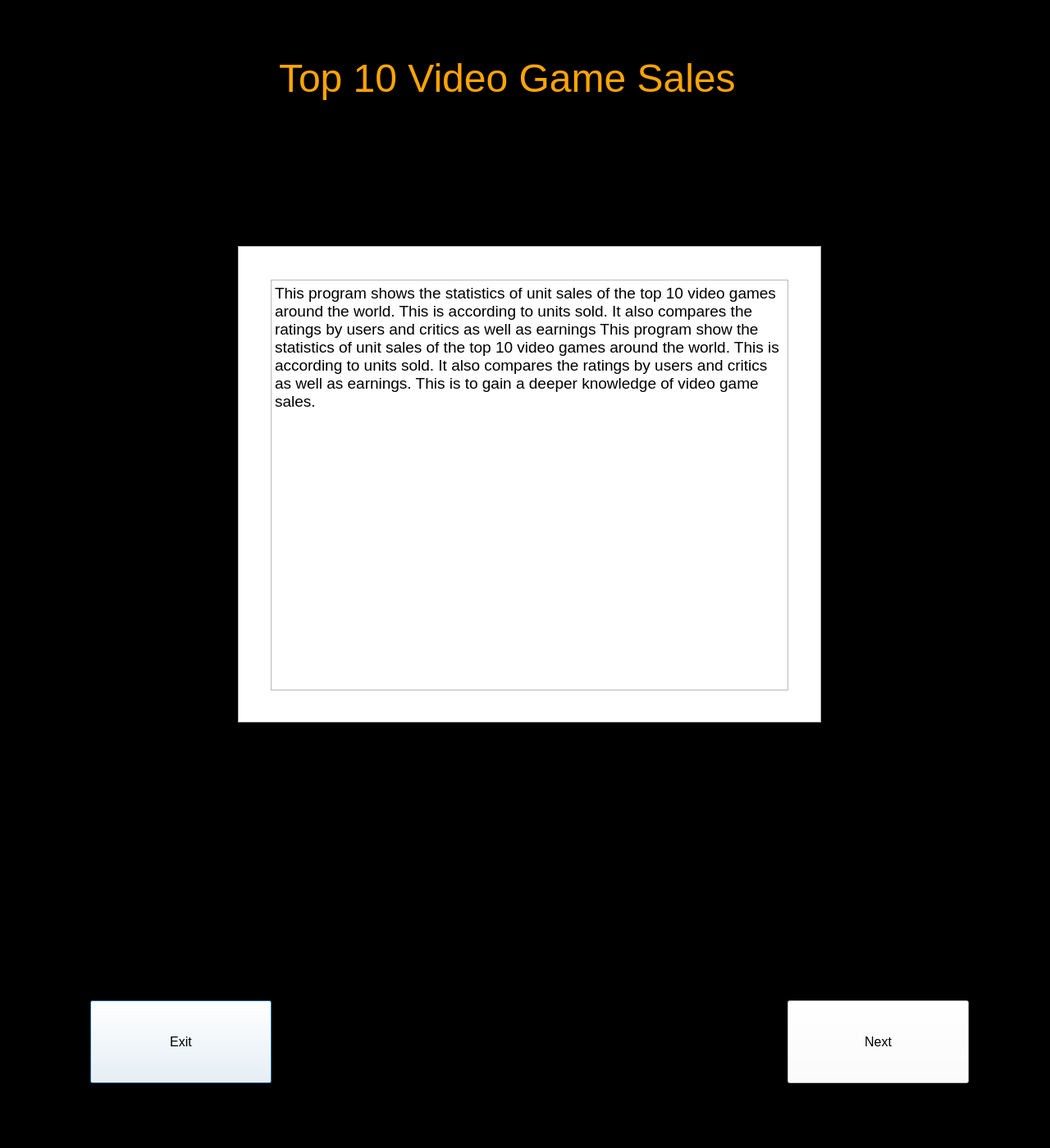
<?xml version="1.0" encoding="UTF-8"?>
<ui version="4.0">
 <class>Dialog</class>
 <widget class="QDialog" name="Dialog">
  <property name="geometry">
   <rect>
    <x>0</x>
    <y>0</y>
    <width>1280</width>
    <height>1400</height>
   </rect>
  </property>
  <property name="windowTitle">
   <string>Dialog</string>
  </property>
  <property name="styleSheet">
   <string notr="true">QDialog {background: black}</string>
  </property>
  <widget class="QLabel" name="Title">
   <property name="geometry">
    <rect>
     <x>340</x>
     <y>20</y>
     <width>621</width>
     <height>151</height>
    </rect>
   </property>
   <property name="font">
    <font>
     <family>MS Sans Serif</family>
     <pointsize>36</pointsize>
    </font>
   </property>
   <property name="styleSheet">
    <string notr="true">QLabel{color:orange}</string>
   </property>
   <property name="text">
    <string>Top 10 Video Game Sales </string>
   </property>
  </widget>
  <widget class="QPushButton" name="close">
   <property name="geometry">
    <rect>
     <x>110</x>
     <y>1220</y>
     <width>221</width>
     <height>101</height>
    </rect>
   </property>
   <property name="font">
    <font>
     <pointsize>12</pointsize>
    </font>
   </property>
   <property name="styleSheet">
    <string notr="true">QPushButton {background: white}
QPushButton {color: black}
QPushButton:hover{background:orange}</string>
   </property>
   <property name="text">
    <string>Exit</string>
   </property>
  </widget>
  <widget class="QPushButton" name="next">
   <property name="geometry">
    <rect>
     <x>960</x>
     <y>1220</y>
     <width>221</width>
     <height>101</height>
    </rect>
   </property>
   <property name="font">
    <font>
     <pointsize>12</pointsize>
    </font>
   </property>
   <property name="styleSheet">
    <string notr="true">QPushButton {background: white}
QPushButton {color: black}
QPushButton:hover{background:orange}</string>
   </property>
   <property name="text">
    <string>Next</string>
   </property>
  </widget>
  <widget class="QTextBrowser" name="textBrowser">
   <property name="geometry">
    <rect>
     <x>330</x>
     <y>341</y>
     <width>631</width>
     <height>501</height>
    </rect>
   </property>
   <property name="styleSheet">
    <string notr="true"/>
   </property>
   <property name="html">
    <string>&lt;!DOCTYPE HTML PUBLIC &quot;-//W3C//DTD HTML 4.0//EN&quot; &quot;http://www.w3.org/TR/REC-html40/strict.dtd&quot;&gt;
&lt;html&gt;&lt;head&gt;&lt;meta name=&quot;qrichtext&quot; content=&quot;1&quot; /&gt;&lt;style type=&quot;text/css&quot;&gt;
p, li { white-space: pre-wrap; }
&lt;/style&gt;&lt;/head&gt;&lt;body style=&quot; font-family:'MS Shell Dlg 2'; font-size:8pt; font-weight:400; font-style:normal;&quot;&gt;
&lt;p style=&quot; margin-top:12px; margin-bottom:12px; margin-left:0px; margin-right:0px; -qt-block-indent:0; text-indent:0px;&quot;&gt;&lt;span style=&quot; font-family:'MS Shell Dlg 2,sans-serif'; font-size:14pt;&quot;&gt;This program shows the statistics of unit sales of the top 10 video games around the world. This is according to units sold. It also compares the ratings by users and critics as well as earnings This program show the statistics of unit sales of the top 10 video games around the world. This is according to units sold. It also compares the ratings by users and critics as well as earnings. This is to gain a deeper knowledge of video game sales.&lt;/span&gt; &lt;span style=&quot; font-size:14pt;&quot;&gt; &lt;/span&gt;&lt;/p&gt;&lt;/body&gt;&lt;/html&gt;</string>
   </property>
  </widget>
  <widget class="QTextBrowser" name="textBrowser_2">
   <property name="geometry">
    <rect>
     <x>290</x>
     <y>300</y>
     <width>711</width>
     <height>581</height>
    </rect>
   </property>
   <property name="styleSheet">
    <string notr="true">QTextBrowser {border;white}</string>
   </property>
   <property name="html">
    <string>&lt;!DOCTYPE HTML PUBLIC &quot;-//W3C//DTD HTML 4.0//EN&quot; &quot;http://www.w3.org/TR/REC-html40/strict.dtd&quot;&gt;
&lt;html&gt;&lt;head&gt;&lt;meta name=&quot;qrichtext&quot; content=&quot;1&quot; /&gt;&lt;style type=&quot;text/css&quot;&gt;
p, li { white-space: pre-wrap; }
&lt;/style&gt;&lt;/head&gt;&lt;body style=&quot; font-family:'MS Shell Dlg 2'; font-size:8pt; font-weight:400; font-style:normal;&quot;&gt;
&lt;p style=&quot;-qt-paragraph-type:empty; margin-top:12px; margin-bottom:12px; margin-left:0px; margin-right:0px; -qt-block-indent:0; text-indent:0px;&quot;&gt;&lt;br /&gt;&lt;/p&gt;&lt;/body&gt;&lt;/html&gt;</string>
   </property>
  </widget>
  <zorder>textBrowser_2</zorder>
  <zorder>Title</zorder>
  <zorder>close</zorder>
  <zorder>next</zorder>
  <zorder>textBrowser</zorder>
 </widget>
 <resources/>
 <connections/>
</ui>
